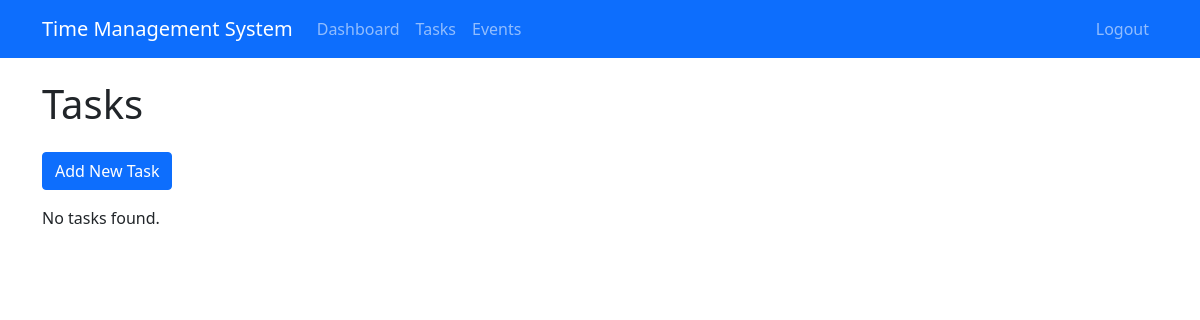
Before: /tasks/ (signed in) with the older database file.
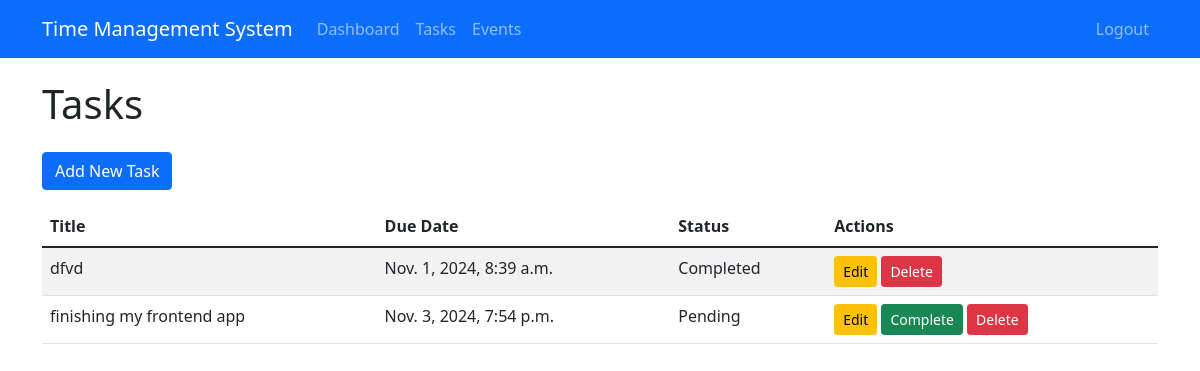
After: the same page with the newer database file.
### time_manager/models.py (models this page shows, shortened)
class Task(models.Model):
    title = models.CharField(max_length=200)
    description = models.TextField(blank=True, null=True)
    due_date = models.DateTimeField()
    completed = models.BooleanField(default=False)
    user = models.ForeignKey(User, on_delete=models.CASCADE)
    created_at = models.DateTimeField(auto_now_add=True)
    updated_at = models.DateTimeField(auto_now=True)

### time_manager/views.py (the view)
# urls.py: path('tasks/', views.task_list, name='task_list'),
@login_required
def task_list(request):
    tasks = Task.objects.filter(user=request.user).order_by('due_date')
    return render(request, 'time_manager/task_list.html', {'tasks': tasks})

### time_manager/templates/time_manager/task_list.html (shortened to what this page needs)
{% extends 'time_manager/base.html' %}
{% block content %}
<h1 class="mb-4">Tasks</h1>
<a href="{% url 'add_task' %}" class="btn btn-primary mb-3">Add New Task</a>
{% if tasks %}
    <table class="table table-striped">
        <thead>
            <tr>
                <th>Title</th>
                <th>Due Date</th>
                <th>Status</th>
                <th>Actions</th>
            </tr>
        </thead>
        <tbody>
            {% for task in tasks %}
                <tr>
                    <td>{{ task.title }}</td>
                    <td>{{ task.due_date }}</td>
                    <td>{% if task.completed %}Completed{% else %}Pending{% endif %}</td>
                    <td>
                        <a href="{% url 'edit_task' task.id %}" class="btn btn-sm btn-warning">Edit</a>
                        {% if not task.completed %}
                            <a href="{% url 'complete_task' task.id %}" class="btn btn-sm btn-success">Complete</a>
                        {% endif %}
                        <a href="{% url 'delete_task' task.id %}" class="btn btn-sm btn-danger">Delete</a>
                    </td>
                </tr>
            {% endfor %}
        </tbody>
    </table>
{% else %}
    <p>No tasks found.</p>
{% endif %}
{% endblock %}

### time_manager/templates/time_manager/base.html (shortened to what this page needs)
<!DOCTYPE html>
<html lang="en">
<head>
    <link href="https://cdn.jsdelivr.net/npm/bootstrap@5.1.3/dist/css/bootstrap.min.css" rel="stylesheet">
</head>
<body>
    <nav class="navbar navbar-expand-lg navbar-dark bg-primary fixed-top">
        <div class="container">
            <a class="navbar-brand" href="{% url 'dashboard' %}">Time Management System</a>
            <div class="collapse navbar-collapse" id="navbarNav">
                <ul class="navbar-nav">
                    <li class="nav-item">
                        <a class="nav-link" href="{% url 'dashboard' %}">Dashboard</a>
                    </li>
                    <li class="nav-item">
                        <a class="nav-link" href="{% url 'task_list' %}">Tasks</a>
                    </li>
                    <li class="nav-item">
                        <a class="nav-link" href="{% url 'event_list' %}">Events</a>
                    </li>
                </ul>
                <ul class="navbar-nav ms-auto">
                    {% if user.is_authenticated %}
                        <li class="nav-item">
                            <form method="post" action="{% url 'logout' %}">
                                <button type="submit" class="btn btn-link nav-link">Logout</button>
                            </form>
                        </li>
                    {% endif %}
                </ul>
            </div>
        </div>
    </nav>
    <div class="container content">
        {% block content %}
        {% endblock %}
    </div>
</body>
</html>

### time_manager/templates/time_manager/base.html (style rules this page uses)
body { padding-top: 60px; }
.content { margin-top: 20px; }

Changed rows visible on the page:
added Task: title "dfvd", due_date "Nov. 1, 2024, 8:39 a.m.", completed "Completed"
added Task: title "finishing my frontend app", due_date "Nov. 3, 2024, 7:54 p.m.", completed "Pending"
Other visible differences:
text no longer shown: "No tasks found."
text now shown: "Title Due Date Status Actions"
